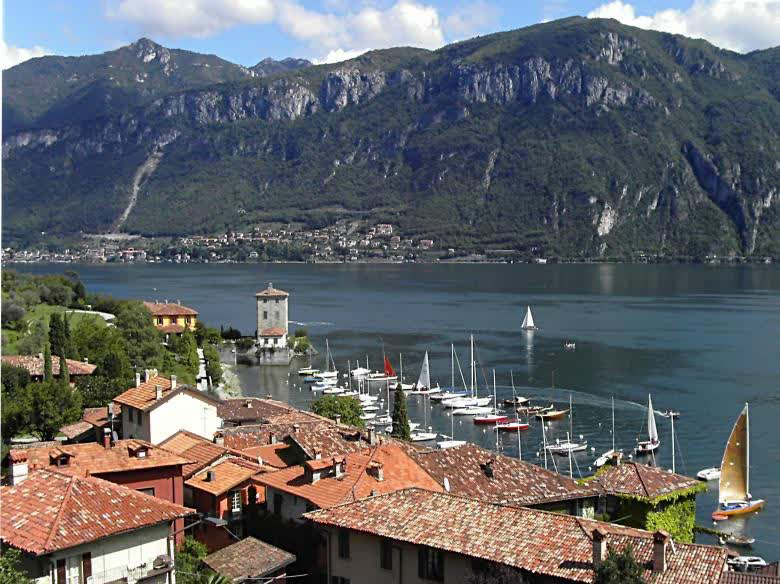
#> input picture frame 0 of saida_video.avi, 780 x 584 px, given in place of the camera
$ python teste.py
#> lines starting #> are read from the running program, lines starting #| are printed output that depends on the picture
#!/usr/bin/env python3

# --------------------------------------------------
# Alexandre, Bruno, Pedro
# SAVI, Outubro 2023.
# --------------------------------------------------

"""
Conventions

Functions    -> camelCase

Variables    -> snake_case

Class        -> PascalCase

Class objets -> camelCase

"""
#-----------------------------
# Conventions
#-----------------------------

import argparse
import cv2
from copy import deepcopy
from functools import partial
import numpy as np
import imutils
import time

from lib.keyboardActions import *


def main():
    #-----------------------------
    # Initialization
    #-----------------------------
    #* ---Configuration of argparse----
    parser = argparse.ArgumentParser(description='Human Identifier')
    parser.add_argument('-c','--cascade',type=int,required= False,default=0,help='Defines which Haars cascade to use for detection')
    parser.add_argument('-t','--tracker',type=str,required= False,default="kcf",help='Defines which tracker method to use for tracking')
    args = vars(parser.parse_args())

    #* Add adjustment parameters here
    trackers = {
		"csrt": cv2.TrackerCSRT_create, # Slower but more accurate
		"kcf": cv2.TrackerKCF_create,   # A bit faster than csrt but less accurate
		"mosse": cv2.legacy.TrackerMOSSE_create} # Fastest

    # * Creating tracker based on argument parsed
    tracker = trackers[args["tracker"]]()

    tracker_vars = {"tracker" : tracker,
                    "initBB": None}

    cascade_paths = ["../files/haarcascade_frontalface_default.xml",
                      "../files/haarcascade_frontalface_alt.xml",
                      "../files/haarcascade_frontalface_alt2.xml"
                ]


    config = {"playback_speed": 30,
              "cascade" : {"path" : cascade_paths[args["cascade"]],
                            "scale_factor"   :1.1, # Smaller is more accurate but slower
                            "min_neighbours" : 15}} # More neighbours means more accurate detections

    # Camera ID 0 is usually webcam
    cap = cv2.VideoCapture(0)

    if not cap.isOpened():
        print("Cannot open camera")
        exit()

    prev_frame_time = 0
    next_frame_time = 0
    fps = 0

    cv2.namedWindow("Image GUI",cv2.WINDOW_NORMAL)
    cv2.resizeWindow("Image GUI",600,500)
    # cv2.moveWindow("Image GUI",1080,0)

    face_recognizer_model = cv2.face.LBPHFaceRecognizer_create()
    first_train = True

    train_labels = []
    train_images = []


    #-----------------------------
    # Processing
    #-----------------------------
    while True:

        ret, image_source = cap.read()
#> image_source is the input picture: shape (584, 780, 3); mean B, G, R 103.7, 100.1, 98.1

        if not ret:
            print("Can't receive frame from camera. Exiting ...")
            break

        # Resizing image for easier handling
        image_source = imutils.resize(image_source, width=600)
#> image_source: shape (449, 600, 3)
        h,w,_ = image_source.shape
#> h = 449; w = 600

        image_gui = deepcopy(image_source)

        # Converting image to grayscale
        image_gray = cv2.cvtColor(image_source, cv2.COLOR_BGR2GRAY)
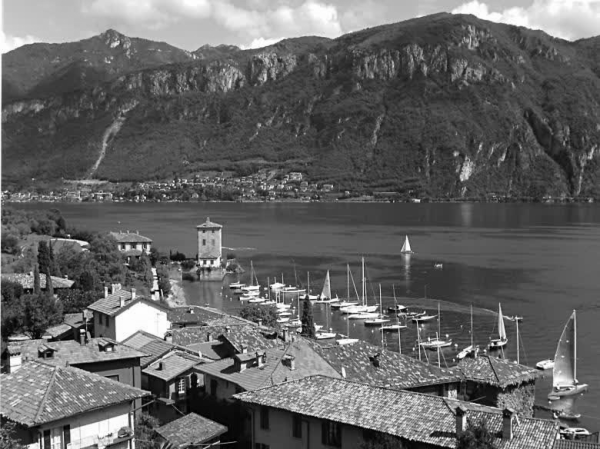
#> image_gray: shape (449, 600); min 0, max 255, mean 99.9

        # * Detecting
        faces_rois = []
        # Loading the required haar-cascade xml classifier file
        haar_cascade = cv2.CascadeClassifier(config["cascade"]["path"])

        # Applying the face detection method on the grayscale image
        faces_rect = haar_cascade.detectMultiScale(image_gray, config["cascade"]["scale_factor"], config["cascade"]["min_neighbours"])
#> faces_rect = ()

        # Iterating through rectangles of detected faces
        for (x, y, w, h) in faces_rect:
            cv2.rectangle(image_gui, (x, y), (x+w, y+h), (0, 255, 0), 2)
            faces_rois.append(image_gray[y:y+h,x:x+w])
#> this loop made 0 passes
#> after the loop, faces_rois = []

        # * Preprocessing of the NN inputs


        # * The first face will be on a completly untrained model, which crashes, so the first one has necessarily to be training
        if first_train and len(faces_rect) != 0:
            train_labels.append(1)
            train_images.append(faces_rois[0])

            face_recognizer_model.train(train_images,np.array(train_labels))
            first_train = False


        # * Use the LPB model to predict which face it should be
        if len(faces_rect) != 0:
            face_roi = faces_rois[0]
            label, confidence = face_recognizer_model.predict(face_roi)
            print(label,confidence)

        # * Initially the untrained model shall not make confident predictions
        # * Thus we can assume all predictions with less than a certain confidence are new faces

        # * The tracked face should belong to the same person, hence all the tracked ROI's should be used to train the model
        # * to update the initially random weights


        if tracker_vars["initBB"] is None and len(faces_rect) != 0:
            tracker_vars["initBB"] = faces_rect[0]
            tracker_vars["tracker"].init(image_source,tracker_vars["initBB"])

        # * Tracking
        # check to see if we are currently tracking an object
        if tracker_vars["initBB"] is not None:
            # grab the new bounding box coordinates of the object
            (success, box) = tracker.update(image_source)

                # check to see if the tracking was a success
            if success:
                (x, y, w, h) = [int(v) for v in box]
                cv2.rectangle(image_gui, (x, y), (x + w, y + h),
                    (255, 255, 0), 2)

        #-----------------------------
        # Visualization
        #-----------------------------

        # *Calculating fps
        next_frame_time = time.time()
        fps = 1/(next_frame_time-prev_frame_time)
        prev_frame_time = next_frame_time

        image_gui = cv2.putText(image_gui,f'{fps:.1f} FPS' , (20, 20), cv2.FONT_HERSHEY_SIMPLEX,
                        0.7, (0,255,0), 2, cv2.LINE_AA)
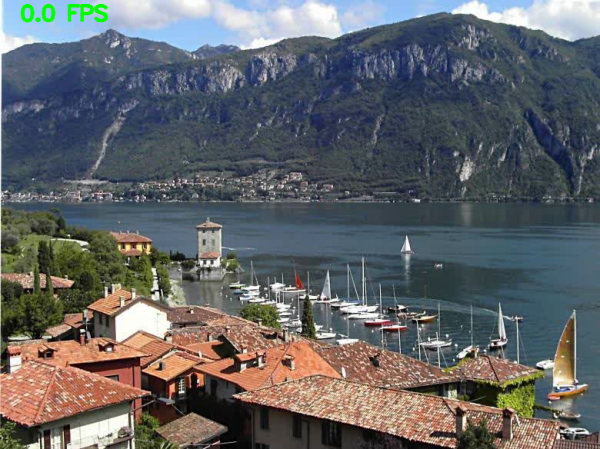
#> image_gui: shape (449, 600, 3); mean B, G, R 103.1, 100.2, 97.7

        cv2.imshow('Image GUI', image_gui)

#> (the run stopped early here; a loop or call above may not have finished)
